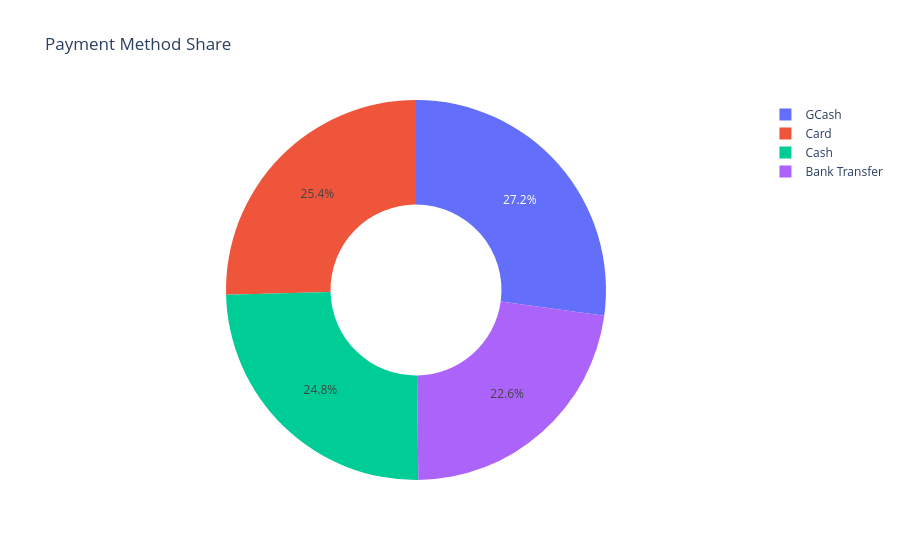

Notebook cell for this chart:
### Markdown cell above
## Line Chart: Monthly Revenue Trend
Resample sales data by month and plot revenue over time. This reveals seasonal patterns and growth/decline trends.

### Code cell
# Donut chart
payment_share = sales['payment_method'].value_counts().reset_index()
payment_share.columns = ['payment_method', 'count']
fig = px.pie(payment_share, names='payment_method', values='count', hole=0.45, title='Payment Method Share')
fig.show()

### Figure 1 — Plotly figure (JSON) as saved in the notebook; plotly's stock layout.template omitted (floating-point values rounded to 4 significant figures)
{"data": [{"domain": {"x": [0, 1], "y": [0, 1]}, "hole": 0.45, "hovertemplate": "payment_method=%{label}<br>count=%{value}<extra></extra>", "labels": ["GCash", "Card", "Cash", "Bank Transfer"], "legendgroup": "", "name": "", "showlegend": true, "type": "pie", "values": [277, 259, 253, 231]}], "layout": {"legend": {"tracegroupgap": 0}, "title": {"text": "Payment Method Share"}}}
